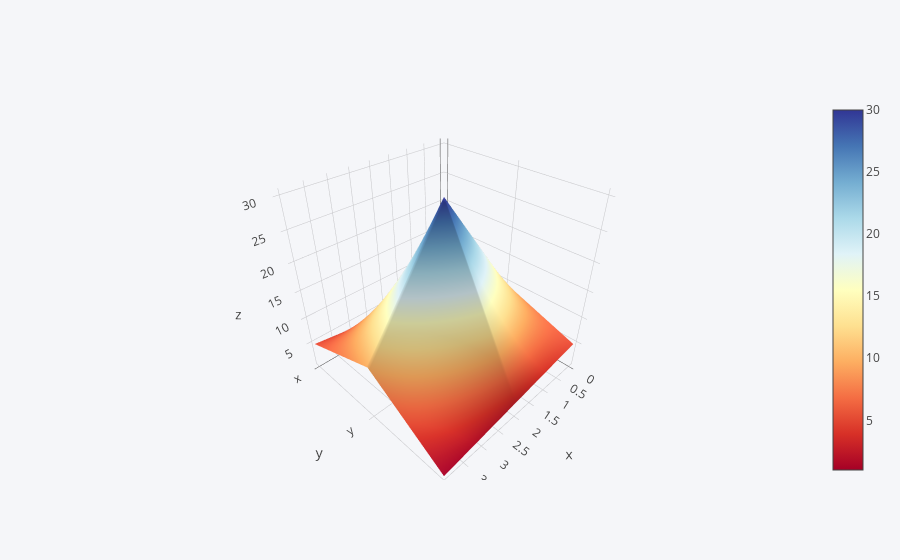

The notebook cell this image was saved under:
### Code cell
df3 = pd.DataFrame({'x':[1,2,3,4,5],'y':[10,20,30,20,10],'z':[5,4,3,2,1]})
df3.iplot(kind='surface',colorscale='rdylbu')

### Figure 1 — Plotly figure (JSON) as saved in the notebook; plotly's stock layout.template omitted (floating-point values rounded to 4 significant figures)
{"data": [{"colorscale": [[0, "rgb(165,0,38)"], [0.1, "rgb(215,48,39)"], [0.2, "rgb(244,109,67)"], [0.3, "rgb(253,174,97)"], [0.4, "rgb(254,224,144)"], [0.5, "rgb(255,255,191)"], [0.6, "rgb(224,243,248)"], [0.7, "rgb(171,217,233)"], [0.8, "rgb(116,173,209)"], [0.9, "rgb(69,117,180)"], [1, "rgb(49,54,149)"]], "type": "surface", "x": [0, 1, 2, 3, 4], "y": ["x", "y", "z"], "z": [[1, 2, 3, 4, 5], [10, 20, 30, 20, 10], [5, 4, 3, 2, 1]]}], "layout": {"legend": {"bgcolor": "#F5F6F9", "font": {"color": "#4D5663"}}, "paper_bgcolor": "#F5F6F9", "plot_bgcolor": "#F5F6F9", "titlefont": {"color": "#4D5663"}, "xaxis1": {"gridcolor": "#E1E5ED", "showgrid": true, "tickfont": {"color": "#4D5663"}, "title": "", "titlefont": {"color": "#4D5663"}, "zerolinecolor": "#E1E5ED"}, "yaxis1": {"gridcolor": "#E1E5ED", "showgrid": true, "tickfont": {"color": "#4D5663"}, "title": "", "titlefont": {"color": "#4D5663"}, "zerolinecolor": "#E1E5ED"}}}
